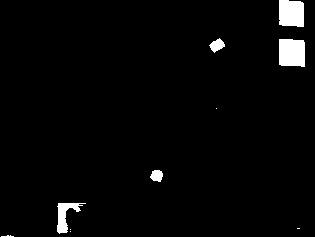
//> input picture InnovaProjects/AIShackCode/pics/thresholdedRed.jpg, 315 x 237 px
$ ./contourFinding   (built with g++ and OpenCV 4)
//> lines starting //> are read from the running program, lines starting //| are printed output that depends on the picture; after the words box and inside, x2 and y2 are one past the last pixel; in counts of white or black regions, pixels touching at a corner belong together
//> further down, thresholded is the input picture: 237 rows x 315 cols, CV_8UC3; min 0, max 255, mean 6.7
#include<iostream>
#include<opencv/cv.h>
#include<opencv/highgui.h>
#include<math.h>

using namespace std;

/**
 * detect the contours and find the quadratic boundaries
 * @param image
 * @return contour drawn image
 */
IplImage* DetectAndDrawQuads(IplImage* image)
{
	//a kind of linked list
	CvSeq* contours;
	CvSeq* result;

	// buffer to store the result
	CvMemStorage *storage  = cvCreateMemStorage(0);

	//buffer to store the contour image
	IplImage* ret = cvCreateImage(cvGetSize(image), IPL_DEPTH_8U, 3);
	IplImage* temp = cvCreateImage(cvGetSize(image), IPL_DEPTH_8U,1);

	//convert the given image to gray scale
	cvCvtColor(image, temp, CV_BGR2GRAY);

	cvFindContours(temp, storage, &contours, sizeof(CvContour), CV_RETR_LIST, CV_CHAIN_APPROX_NONE, cvPoint(0, 0));
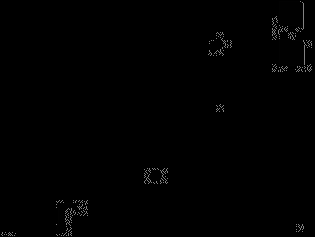
//> temp: 237 rows x 315 cols, CV_8UC1; min 0, max 130, mean 1.1
//> contours = 119 contours, 114 with area under 20; largest, box (x1, y1, x2, y2) and area: (278, 32, 312, 72) 718, (274, 1, 304, 38) 617, (56, 200, 88, 236) 435, (208, 32, 232, 56) 175, (144, 168, 168, 184) 145

	// loop through all the contours and collect the points
	while(contours)
	{
		result = cvApproxPoly(contours, sizeof(CvContour), storage, CV_POLY_APPROX_DP, cvContourPerimeter(contours) * 0.002, 0);

		if(result->total == 4 && fabs(cvContourArea(result, CV_WHOLE_SEQ)) >= 1)
		{

			CvPoint* pt[4];

			// collect all points
			for (int point = 0; point < 4; ++point) {
				pt[point]  =(CvPoint*) cvGetSeqElem(result, point);
			}

			cvLine(ret, *pt[0], *pt[1], cvScalar(255));
			cvLine(ret, *pt[1], *pt[2], cvScalar(255));
			cvLine(ret, *pt[2], *pt[3], cvScalar(255));
			cvLine(ret, *pt[3], *pt[0], cvScalar(255));
		}

		contours = contours->h_next;
	}
//> this loop made 119 passes
//> after the loop, result = 1 contour; box (x1, y1, x2, y2) and area: (274, 1, 304, 38) 619; contours = 0 contours

	cvReleaseImage(&temp);
	cvReleaseMemStorage(&storage);

	return ret;

}

int main()
{
	//load the image
	IplImage* thresholded = cvLoadImage("./pics/thresholdedRed.jpg");
	IplImage* contourDrawn = NULL;

	// show the original image
	cvNamedWindow("original");
	cvShowImage("original", thresholded);

	//draw the contours
	contourDrawn = DetectAndDrawQuads(thresholded);
	cvNamedWindow("contour");
	cvShowImage("contour", contourDrawn);

	//wait for the key
	cvWaitKey(0);

	//release the memory
	cvReleaseImage(&thresholded);
	cvReleaseImage(&contourDrawn);

	return 0;
}
